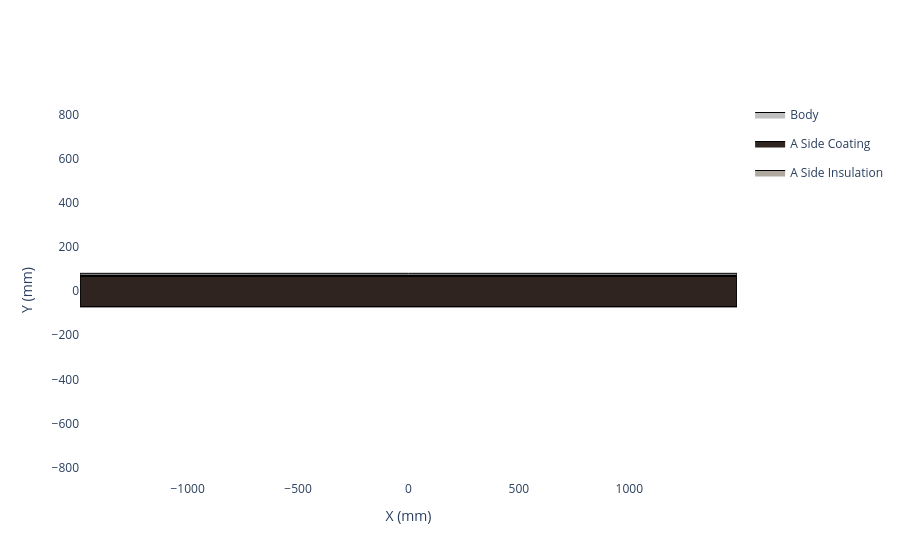
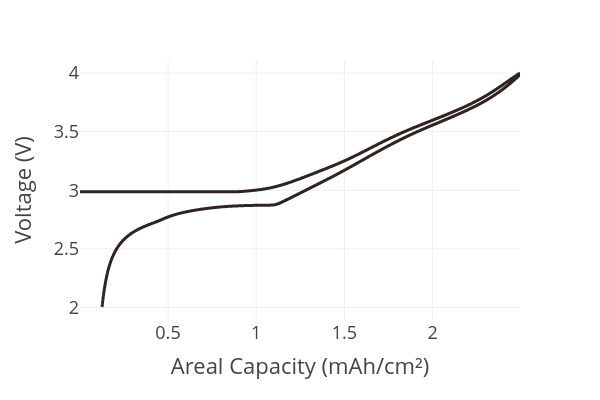

These figures' notebook cell, in order:
### Code cell
# create the cathode

insulation_material = InsulationMaterial.from_database("Aluminium Oxide, 95%")

my_cathode = Cathode(
    formulation=cathode_formulation,
    current_collector=cathode_current_collector,
    calender_density=3.09,
    mass_loading=21.70,
    insulation_material=insulation_material,
    insulation_thickness=3,
    name='QNAS-S40160NL'
)

my_cathode._get_full_top_down_view().show()
my_cathode.plot_half_cell_curve(areal=True, width=600, height=400).show()

### Figure 1 — Plotly figure (JSON) as saved in the notebook; plotly's stock layout.template omitted (floating-point values rounded to 4 significant figures)
{"data": [{"fill": "toself", "fillcolor": "#C0C0C0", "legendgroup": "Body", "line": {"color": "black", "width": 1}, "mode": "lines", "name": "Body", "showlegend": true, "type": "scatter", "x": [-1488.0, -1488.0, -1488.0, 1488.0, 1488.0, 1488.0, -1488.0], "y": [-71.0, 71.0, 80.0, 80.0, 71.0, -71.0, -71.0]}, {"fill": "toself", "fillcolor": "#2f241f", "line": {"color": "black", "width": 1}, "mode": "lines", "name": "A Side Coating", "type": "scatter", "x": [-1488.0, -1488.0, -1488.0, 1488.0, 1488.0, 1488.0, -1488.0, -1488.0, -1488.0, -1488.0, 1488.0, 1488.0, 1488.0, -1488.0], "y": [-71.0, 68.0, 68.0, 68.0, 68.0, -71.0, -71.0, -71.0, 68.0, 68.0, 68.0, 68.0, -71.0, -71.0]}, {"fill": "toself", "fillcolor": "#B0A99F", "line": {"color": "black", "width": 1}, "mode": "lines", "name": "A Side Insulation", "type": "scatter", "x": [-1488.0, -1488.0, 1488.0, 1488.0, -1488.0, -1488.0, -1488.0, 1488.0, 1488.0, -1488.0], "y": [68.0, 71.0, 71.0, 68.0, 68.0, 68.0, 71.0, 71.0, 68.0, 68.0]}], "layout": {"paper_bgcolor": "white", "plot_bgcolor": "white", "xaxis": {"scaleanchor": "y", "showgrid": false, "title": {"text": "X (mm)"}, "zeroline": false}, "yaxis": {"showgrid": false, "title": {"text": "Y (mm)"}, "zeroline": false}}}

### Figure 2 — Plotly figure (JSON) as saved in the notebook; plotly's stock layout.template omitted (floating-point values rounded to 4 significant figures; data arrays with more than 128 entries replaced by an {"elided": "..."} marker saying what was removed)
{"data": [{"hovertemplate": "Areal Capacity (mAh/cm²)=%{x}<br>Voltage (V)=%{y}<extra></extra>", "legendgroup": "", "line": {"color": "#2f241f", "dash": "solid", "shape": "spline"}, "marker": {"symbol": "circle"}, "mode": "lines", "name": "", "orientation": "v", "showlegend": false, "type": "scatter", "x": {"elided": "8604 float values"}, "xaxis": "x", "y": {"elided": "8604 float values"}, "yaxis": "y"}], "layout": {"height": 400, "legend": {"tracegroupgap": 0}, "margin": {"t": 60}, "width": 600, "xaxis": {"anchor": "y", "domain": [0.0, 1.0], "title": {"text": "Areal Capacity (mAh/cm²)"}}, "yaxis": {"anchor": "x", "domain": [0.0, 1.0], "title": {"text": "Voltage (V)"}}}}
